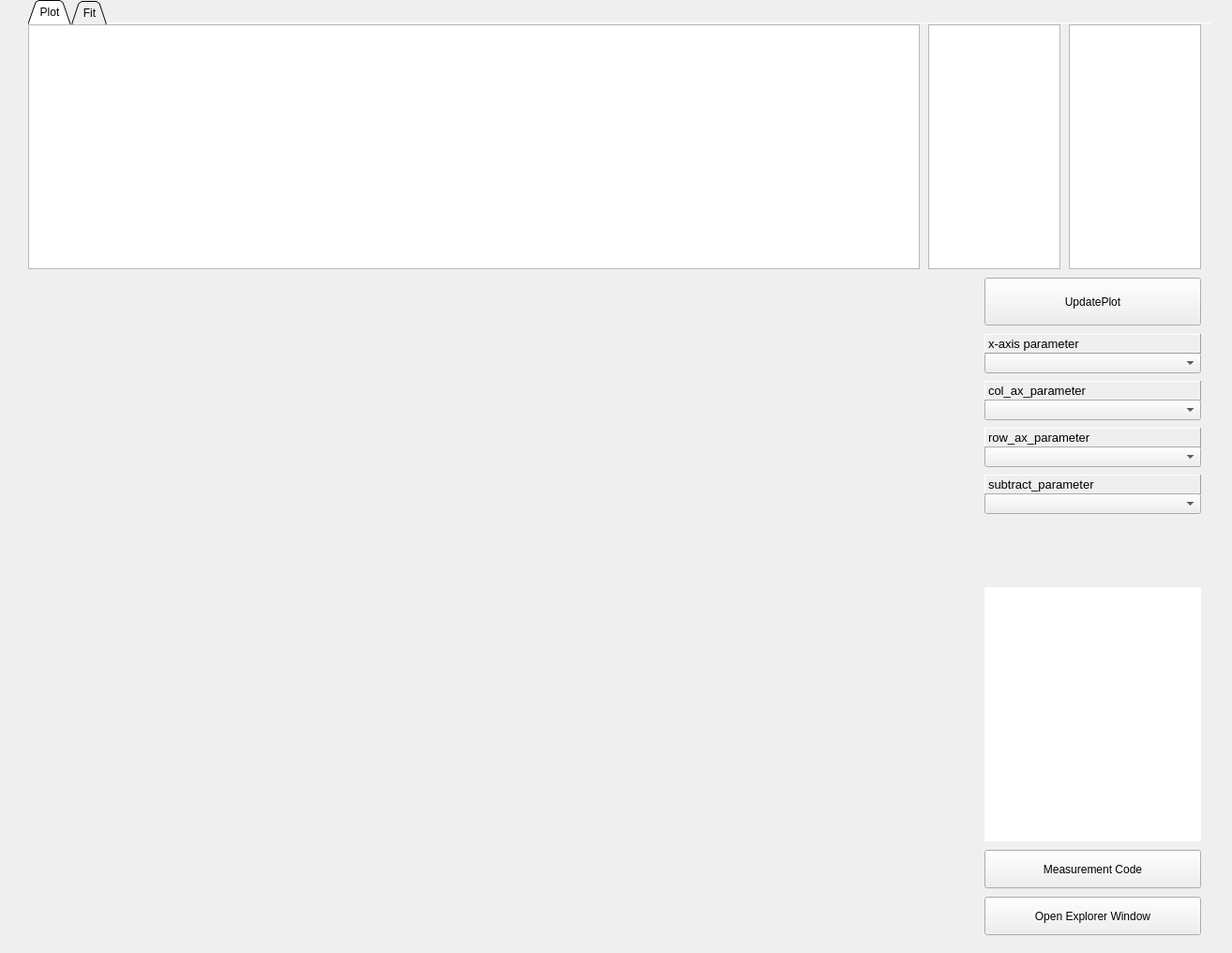
<?xml version="1.0" encoding="UTF-8"?>
<ui version="4.0">
 <class>window</class>
 <widget class="QWidget" name="window">
  <property name="geometry">
   <rect>
    <x>0</x>
    <y>0</y>
    <width>1314</width>
    <height>1016</height>
   </rect>
  </property>
  <property name="windowTitle">
   <string>Form</string>
  </property>
  <widget class="QTabWidget" name="parameter_tab">
   <property name="geometry">
    <rect>
     <x>30</x>
     <y>0</y>
     <width>1261</width>
     <height>1001</height>
    </rect>
   </property>
   <property name="tabPosition">
    <enum>QTabWidget::North</enum>
   </property>
   <property name="tabShape">
    <enum>QTabWidget::Triangular</enum>
   </property>
   <property name="currentIndex">
    <number>0</number>
   </property>
   <property name="documentMode">
    <bool>true</bool>
   </property>
   <property name="movable">
    <bool>false</bool>
   </property>
   <widget class="QWidget" name="plot_tab">
    <attribute name="title">
     <string>Plot</string>
    </attribute>
    <widget class="QListWidget" name="observation_widget">
     <property name="geometry">
      <rect>
       <x>960</x>
       <y>0</y>
       <width>141</width>
       <height>261</height>
      </rect>
     </property>
     <property name="selectionMode">
      <enum>QAbstractItemView::ExtendedSelection</enum>
     </property>
    </widget>
    <widget class="QTableWidgetEnhancedDrop" name="parameter_table_widget">
     <property name="geometry">
      <rect>
       <x>0</x>
       <y>0</y>
       <width>951</width>
       <height>261</height>
      </rect>
     </property>
     <property name="verticalScrollBarPolicy">
      <enum>Qt::ScrollBarAsNeeded</enum>
     </property>
     <property name="selectionMode">
      <enum>QAbstractItemView::MultiSelection</enum>
     </property>
    </widget>
    <widget class="QWidget" name="gridLayoutWidget">
     <property name="geometry">
      <rect>
       <x>0</x>
       <y>270</y>
       <width>1011</width>
       <height>631</height>
      </rect>
     </property>
     <layout class="QGridLayout" name="plot_layout"/>
    </widget>
    <widget class="QWidget" name="gridLayoutWidget_2">
     <property name="geometry">
      <rect>
       <x>0</x>
       <y>900</y>
       <width>1011</width>
       <height>71</height>
      </rect>
     </property>
     <layout class="QGridLayout" name="toolbar_layout">
      <property name="rightMargin">
       <number>0</number>
      </property>
     </layout>
    </widget>
    <widget class="QPushButton" name="update_plot_button">
     <property name="geometry">
      <rect>
       <x>1020</x>
       <y>270</y>
       <width>231</width>
       <height>51</height>
      </rect>
     </property>
     <property name="text">
      <string>UpdatePlot</string>
     </property>
    </widget>
    <widget class="QComboBox" name="x_axis_parameter_comboBox">
     <property name="geometry">
      <rect>
       <x>1020</x>
       <y>350</y>
       <width>231</width>
       <height>22</height>
      </rect>
     </property>
     <property name="editable">
      <bool>false</bool>
     </property>
     <property name="maxVisibleItems">
      <number>30</number>
     </property>
     <property name="frame">
      <bool>true</bool>
     </property>
    </widget>
    <widget class="QLabel" name="label">
     <property name="geometry">
      <rect>
       <x>1020</x>
       <y>330</y>
       <width>231</width>
       <height>21</height>
      </rect>
     </property>
     <property name="font">
      <font>
       <pointsize>10</pointsize>
      </font>
     </property>
     <property name="frameShape">
      <enum>QFrame::Panel</enum>
     </property>
     <property name="frameShadow">
      <enum>QFrame::Raised</enum>
     </property>
     <property name="text">
      <string>x-axis parameter</string>
     </property>
    </widget>
    <widget class="QPushButton" name="open_explorer_button">
     <property name="geometry">
      <rect>
       <x>1020</x>
       <y>930</y>
       <width>231</width>
       <height>41</height>
      </rect>
     </property>
     <property name="text">
      <string>Open Explorer Window</string>
     </property>
    </widget>
    <widget class="QPushButton" name="open_code_button">
     <property name="geometry">
      <rect>
       <x>1020</x>
       <y>880</y>
       <width>231</width>
       <height>41</height>
      </rect>
     </property>
     <property name="text">
      <string>Measurement Code</string>
     </property>
    </widget>
    <widget class="QPlainTextEdit" name="info">
     <property name="geometry">
      <rect>
       <x>1020</x>
       <y>600</y>
       <width>231</width>
       <height>271</height>
      </rect>
     </property>
     <property name="acceptDrops">
      <bool>false</bool>
     </property>
     <property name="frameShape">
      <enum>QFrame::NoFrame</enum>
     </property>
     <property name="readOnly">
      <bool>true</bool>
     </property>
     <property name="backgroundVisible">
      <bool>false</bool>
     </property>
    </widget>
    <widget class="QLabel" name="label_2">
     <property name="geometry">
      <rect>
       <x>1020</x>
       <y>380</y>
       <width>231</width>
       <height>21</height>
      </rect>
     </property>
     <property name="font">
      <font>
       <pointsize>10</pointsize>
      </font>
     </property>
     <property name="frameShape">
      <enum>QFrame::Panel</enum>
     </property>
     <property name="frameShadow">
      <enum>QFrame::Raised</enum>
     </property>
     <property name="text">
      <string>col_ax_parameter</string>
     </property>
    </widget>
    <widget class="QComboBox" name="col_ax_parameter_comboBox">
     <property name="geometry">
      <rect>
       <x>1020</x>
       <y>400</y>
       <width>231</width>
       <height>22</height>
      </rect>
     </property>
     <property name="editable">
      <bool>false</bool>
     </property>
     <property name="maxVisibleItems">
      <number>30</number>
     </property>
     <property name="frame">
      <bool>true</bool>
     </property>
    </widget>
    <widget class="QLabel" name="label_3">
     <property name="geometry">
      <rect>
       <x>1020</x>
       <y>480</y>
       <width>231</width>
       <height>21</height>
      </rect>
     </property>
     <property name="font">
      <font>
       <pointsize>10</pointsize>
      </font>
     </property>
     <property name="frameShape">
      <enum>QFrame::Panel</enum>
     </property>
     <property name="frameShadow">
      <enum>QFrame::Raised</enum>
     </property>
     <property name="text">
      <string>subtract_parameter</string>
     </property>
    </widget>
    <widget class="QComboBox" name="subtract_parameter_comboBox">
     <property name="geometry">
      <rect>
       <x>1020</x>
       <y>500</y>
       <width>231</width>
       <height>22</height>
      </rect>
     </property>
     <property name="editable">
      <bool>false</bool>
     </property>
     <property name="maxVisibleItems">
      <number>30</number>
     </property>
     <property name="frame">
      <bool>true</bool>
     </property>
    </widget>
    <widget class="QLabel" name="label_4">
     <property name="geometry">
      <rect>
       <x>1020</x>
       <y>430</y>
       <width>231</width>
       <height>21</height>
      </rect>
     </property>
     <property name="font">
      <font>
       <pointsize>10</pointsize>
      </font>
     </property>
     <property name="frameShape">
      <enum>QFrame::Panel</enum>
     </property>
     <property name="frameShadow">
      <enum>QFrame::Raised</enum>
     </property>
     <property name="text">
      <string>row_ax_parameter</string>
     </property>
    </widget>
    <widget class="QComboBox" name="row_ax_parameter_comboBox">
     <property name="geometry">
      <rect>
       <x>1020</x>
       <y>450</y>
       <width>231</width>
       <height>22</height>
      </rect>
     </property>
     <property name="editable">
      <bool>false</bool>
     </property>
     <property name="maxVisibleItems">
      <number>30</number>
     </property>
     <property name="frame">
      <bool>true</bool>
     </property>
    </widget>
    <widget class="QListWidget" name="average_parameter_widget">
     <property name="geometry">
      <rect>
       <x>1110</x>
       <y>0</y>
       <width>141</width>
       <height>261</height>
      </rect>
     </property>
     <property name="selectionMode">
      <enum>QAbstractItemView::ExtendedSelection</enum>
     </property>
    </widget>
    <zorder>parameter_table_widget</zorder>
    <zorder>observation_widget</zorder>
    <zorder>gridLayoutWidget</zorder>
    <zorder>gridLayoutWidget_2</zorder>
    <zorder>update_plot_button</zorder>
    <zorder>x_axis_parameter_comboBox</zorder>
    <zorder>label</zorder>
    <zorder>open_explorer_button</zorder>
    <zorder>open_code_button</zorder>
    <zorder>info</zorder>
    <zorder>label_2</zorder>
    <zorder>col_ax_parameter_comboBox</zorder>
    <zorder>label_3</zorder>
    <zorder>subtract_parameter_comboBox</zorder>
    <zorder>label_4</zorder>
    <zorder>row_ax_parameter_comboBox</zorder>
    <zorder>average_parameter_widget</zorder>
   </widget>
   <widget class="QWidget" name="fit_tab">
    <attribute name="title">
     <string>Fit</string>
    </attribute>
    <widget class="QTableWidgetEnhanced" name="fit_result_table_widget">
     <property name="geometry">
      <rect>
       <x>0</x>
       <y>0</y>
       <width>1251</width>
       <height>261</height>
      </rect>
     </property>
     <property name="selectionMode">
      <enum>QAbstractItemView::MultiSelection</enum>
     </property>
    </widget>
    <widget class="QWidget" name="gridLayoutWidget_3">
     <property name="geometry">
      <rect>
       <x>0</x>
       <y>900</y>
       <width>1121</width>
       <height>71</height>
      </rect>
     </property>
     <layout class="QGridLayout" name="toolbar_fit_layout">
      <property name="rightMargin">
       <number>0</number>
      </property>
     </layout>
    </widget>
    <widget class="QWidget" name="gridLayoutWidget_4">
     <property name="geometry">
      <rect>
       <x>0</x>
       <y>270</y>
       <width>1121</width>
       <height>631</height>
      </rect>
     </property>
     <layout class="QGridLayout" name="plot_fit_layout"/>
    </widget>
    <widget class="QPushButton" name="update_fit_result_button">
     <property name="geometry">
      <rect>
       <x>1130</x>
       <y>270</y>
       <width>121</width>
       <height>701</height>
      </rect>
     </property>
     <property name="text">
      <string>UpdateFit</string>
     </property>
    </widget>
   </widget>
  </widget>
 </widget>
 <customwidgets>
  <customwidget>
   <class>QTableWidgetEnhanced</class>
   <extends>QTableWidget</extends>
   <header>pandage/qtgui/custom_widgets.h</header>
  </customwidget>
  <customwidget>
   <class>QTableWidgetEnhancedDrop</class>
   <extends>QTableWidget</extends>
   <header>pandage/qtgui/custom_widgets.h</header>
  </customwidget>
 </customwidgets>
 <resources/>
 <connections/>
</ui>
